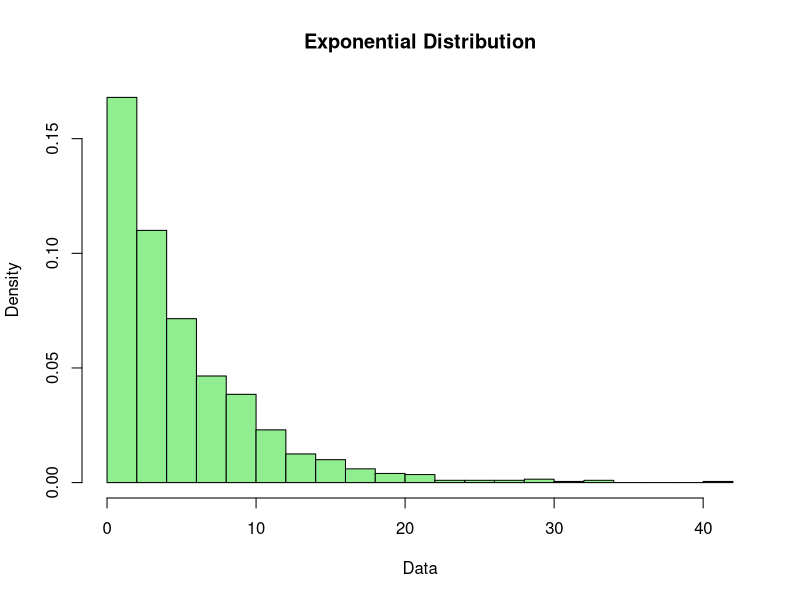
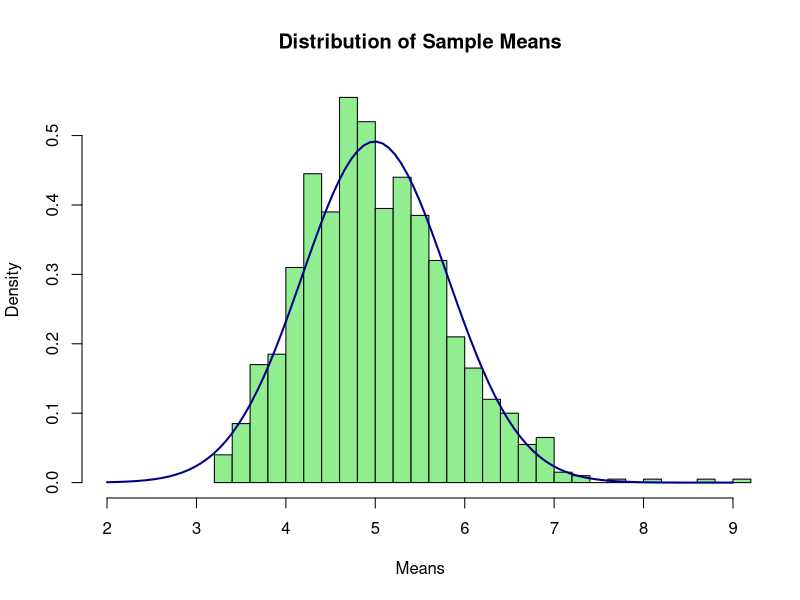
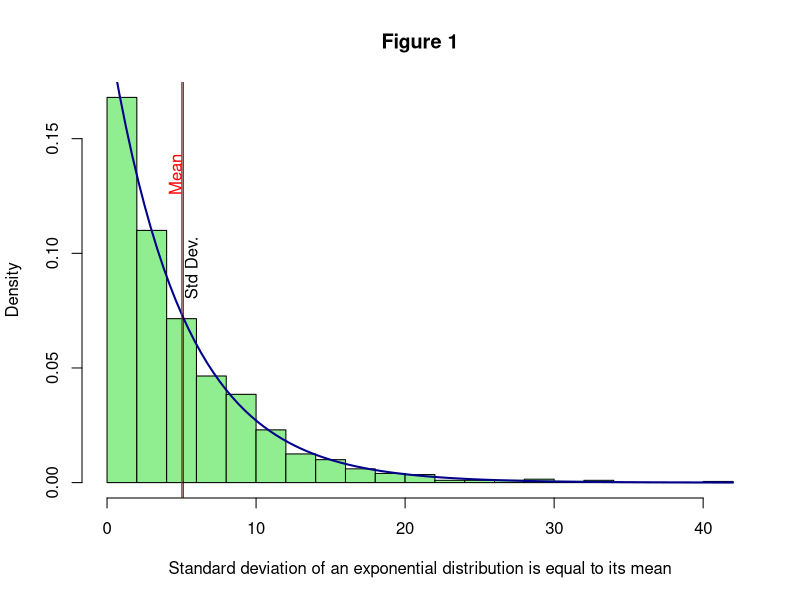
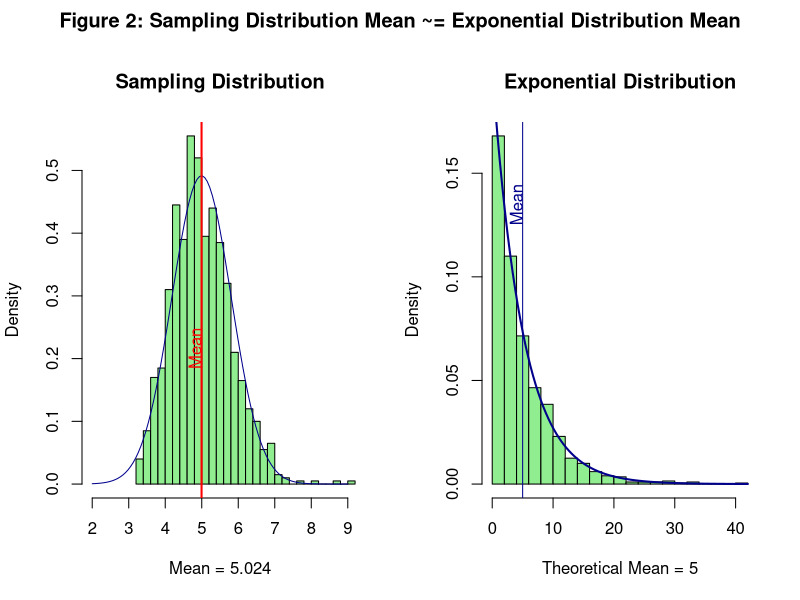

The R script that drew these images, in order:
## ---- chunk 1
set.seed(5)
expnts <- rexp(1000, 0.2)
## ---- chunk 2
hist(expnts, main = "Exponential Distribution", xlab = "Data", breaks = 20, col = "lightgreen", freq=FALSE)
## ---- chunk 3
summary(expnts)
sd(expnts)
var(expnts)
## ---- chunk 4
set.seed(5)
expnts <- rexp(1000, 0.2)
smplmns <- sapply(1:1000, function(x) mean(sample(expnts, 40, replace = T)))
summary(smplmns)
sample_variance <- (sd(expnts)^2)/40
sample_std <- (sd(expnts))/sqrt(40)
## ---- chunk 5
sample_variance
sample_std
## ---- chunk 6
hist(smplmns, freq = FALSE, main = "Distribution of Sample Means",
     breaks = 25, xlab = "Means", ylab = "Density", col = "lightgreen", xlim = c(2, 9))
curve(dnorm(x, mean = mean(smplmns), sd = sd(smplmns)), add = TRUE, col = "darkblue", lwd = 2)
## ---- chunk 7
hist(expnts, main = "Figure 1", xlab = "Standard deviation of an exponential distribution is equal to its mean", breaks = 20, col = "lightgreen", freq=FALSE)
par(srt = 90)
curve(dexp(x, rate = 0.2), add = TRUE, col = "darkblue", lwd = 2)
abline(v = mean(expnts), col = "red", lwd = 1)
text(mean(expnts), 0.13, pos = 3, col = "red", "Mean")
abline(v = sd(expnts), col = "black", lwd = 1)
text(sd(expnts), 0.08, pos = 4, col = "black", "Std Dev.")
## ---- chunk 8
par(mfrow = c(1, 2), oma=c(0,0,2,0), srt = 90)
hist(smplmns, freq = FALSE, main = "Sampling Distribution",
     breaks = 25, xlab = "Mean = 5.024", ylab = "Density", col = "lightgreen", xlim = c(2, 9))
curve(dnorm(x, mean = mean(smplmns), sd = sd(smplmns)), add = TRUE, col = "darkblue", lwd = 1)
abline(v=mean(smplmns), col = "red", lwd = 2)
text(mean(smplmns), 0.2, col = "red", pos = 3, "Mean", lwd = 2)

hist(expnts, main = "Exponential Distribution", xlab = "Theoretical Mean = 5", breaks = 20, col = "lightgreen", freq=FALSE)
curve(dexp(x, rate = 0.2), add = TRUE, col = "darkblue", lwd = 2)
abline(v = 5, col = "darkblue", lwd = 1)
text(5, 0.13, pos = 3, col = "darkblue", "Mean")
title("Figure 2: Sampling Distribution Mean ~= Exponential Distribution Mean", outer = TRUE)
